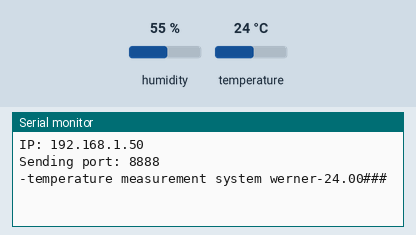
The sketch below on a simulated Arduino Uno, built with avr-gcc and run on an emulated ATmega328P. On the bench: the last lines printed to the serial monitor. Inputs (shaded band) come from the test bench; at power-on: temperature 24 °C, humidity 55 %. WiFi joins after 1.5 s; servers stay silent unless stated.

Above: at 2.7 s.
2.8 s: temperature set to 12 °C
At 4.9 s:
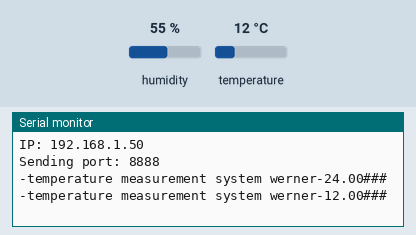
6.6 s: temperature set to 19 °C
At 8.1 s:
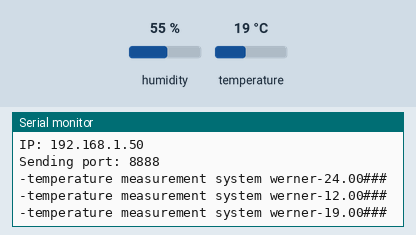
Timing chart, 0 to 9.6 s (numbered marks = the images above; inputs shaded):
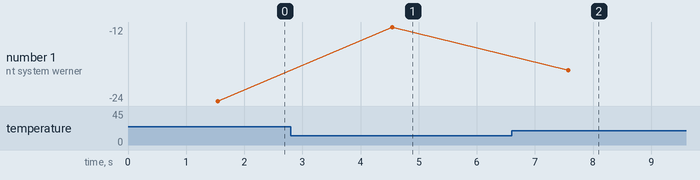

The sketch:

Hue01_Arduino.ino
```cpp
#include <SPI.h>
#include <Ethernet.h>
#include <EthernetUdp.h>
#include <String.h>
#include "DHT.h"

#define DHTPIN 2
#define DHTTYPE DHT11

static byte mac[] = { 0x12,0x34,0x56, 0x78, 0x90, 0x22};
static const int port = 8888;
static IPAddress ip(255, 255, 255, 255);


DHT dht(DHTPIN, DHTTYPE);
EthernetUDP udp;

void setup() {
  Ethernet.init(10);
  Ethernet.begin(mac);  // IP. Gateway, Subnet, DNS vom DHCP
  udp.begin(port);
  Serial.begin(9600);
  while(!Serial){
    // warten bis der serielle Kommunikationspartner verfügbar
  }

  // Fehlerbehandlung
  if(Ethernet.hardwareStatus() == EthernetNoHardware){
    Serial.println("Kein Ethernet Shield vorhanden");
    while (true){
      delay(100); // ohne Ethernet Shield, machen wir nichts
    }
  }
  if(Ethernet.linkStatus() == LinkOFF){
    Serial.println("Kein Ethernet Kabel verbunden");
  }

  Serial.print("IP: ");
  Serial.println(Ethernet.localIP());
  Serial.print("Sending port: ");
  Serial.println(port);
}

void loop() {
  float temperature = dht.readTemperature();
  if (!isnan(temperature)) {
    String message = "-temperature measurement system werner-" + String(temperature , 2) + "###";

    Serial.println(message);

    udp.beginPacket( ip, port);
    udp.print(message);
    udp.endPacket();
  }
  delay(3000);
}
```

Measured:
- after the input at 2.8 s, the serial monitor: prints a new line after 1.7 s (image 1)
- after the input at 6.6 s, the serial monitor: prints a new line after 0.97 s (image 2)
- plotted number 1: -24 → -12 after the input at 2.8 s, -12 → -19 after the input at 6.6 s
